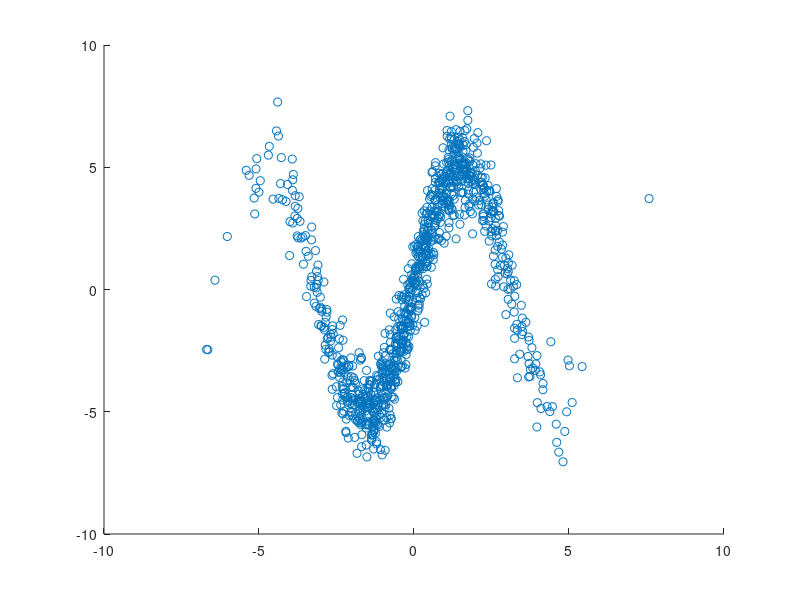

Here is the MATLAB script that generated this plot:
% different types of plots

%bar plot

x = 1:10
bar(x)

%bar chart of sin function
x = linspace(0, 2*pi, 100);
y= sin(x)

bar(x,y)

% histogram
x = randn(1000,1); % nomrally distributed points
plot(x)
hist(x) % creates histogram of data
hist(x,50) % 50 bins

% pie chart
x = 1:5
pie(x)

% scatter plot
x = linspace(0,2*pi,1000);
y=10*sin(x) + randn(1,1000);  %scale by 10, variance is 1
plot(x,y)
scatter(x,y)

x = randn(1000,1)*2 % std of 2
y = 5*sin(x) + randn(1000,1);
plot(x,y)
scatter(x,y)
